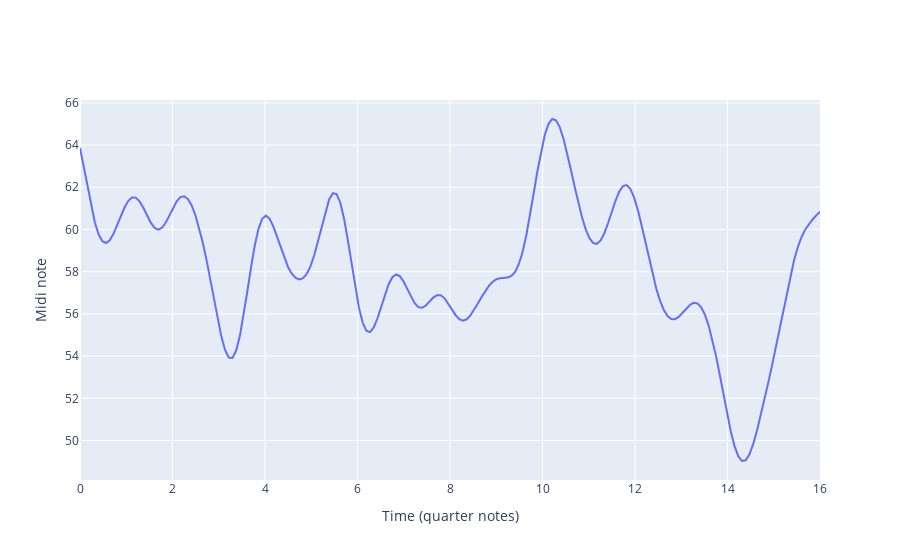

Notebook source saved alongside this figure:
### Markdown cell above
Generate a signal, and set the units on the x-axis in quarter-notes, so that a signal length of 16 contains 4 measures in the context of a 4/4 time signature. As before, I reshape the `X` variable to transform it into a column vector. Indeed, *scikit-learn* expects X inputs as columns because it can accept many inputs, conventionnally stacked as columns in data science.

### Code cell
signal_length = 16
X = np.linspace(0, signal_length, 200).reshape(-1, 1)
gp = GaussianProcessRegressor(kernel = 10.0 * RBF(length_scale=0.5))
y_samples = 60 + gp.sample_y(X, 1) # 1 for one signal, + 60 to offset and obtain a midi note
(
    go.Figure()
    .add_trace(go.Scatter(x=X.flatten(), y=y_samples[:, 0].flatten(), mode='lines', name='Signal'))
    .update_layout(xaxis=dict(title='Time (quarter notes)'), yaxis=dict(title='Midi note'))
)

### Figure 1 — Plotly figure (JSON) as saved in the notebook; plotly's stock layout.template omitted (floating-point values rounded to 4 significant figures; data arrays with more than 128 entries replaced by an {"elided": "..."} marker saying what was removed)
{"data": [{"mode": "lines", "name": "Signal", "type": "scatter", "x": {"elided": "200 float values"}, "y": {"elided": "200 float values"}}], "layout": {"xaxis": {"title": {"text": "Time (quarter notes)"}}, "yaxis": {"title": {"text": "Midi note"}}}}
